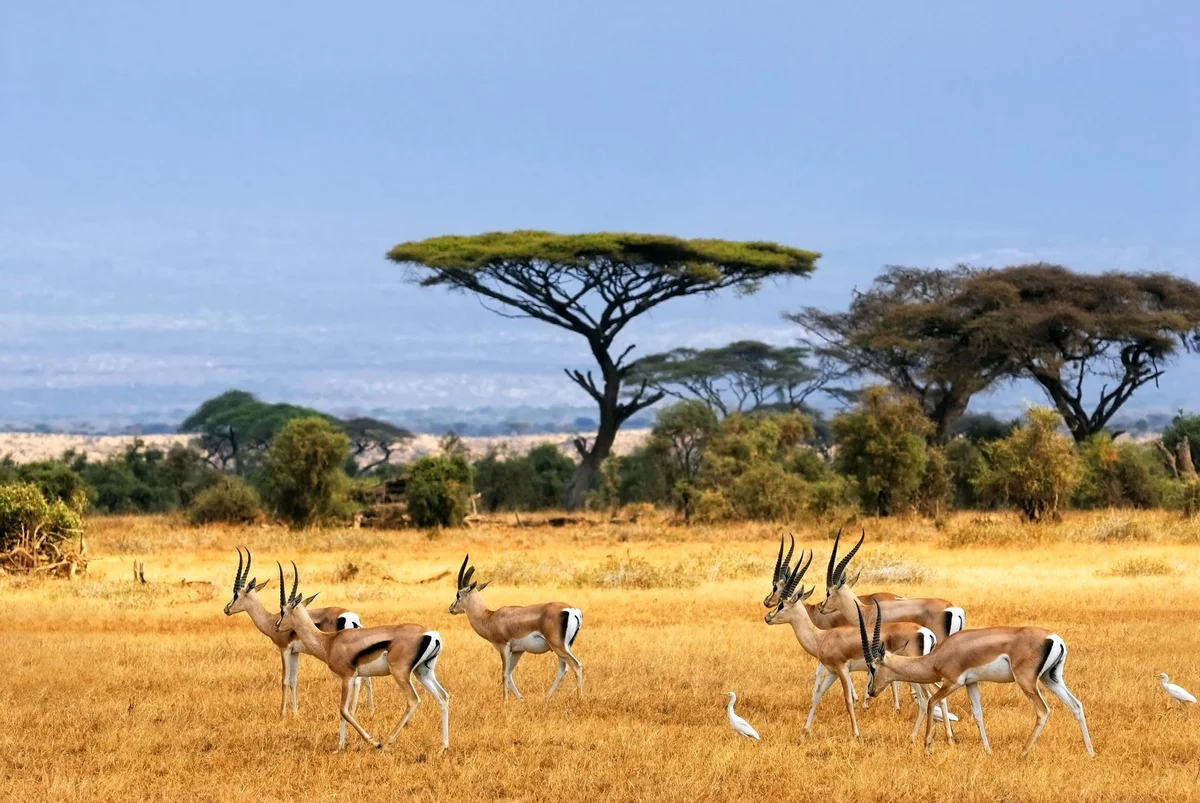
#> input picture project_2/images/image.jpg, 1200 x 803 px
$ jupyter execute lab2.ipynb
#> lines starting #> are read from the running program, lines starting #| are printed output that depends on the picture
[cell 1]
import cv2
import numpy as np

image = cv2.imread('images/image.jpg')
#> image is the input picture: shape (803, 1200, 3); mean B, G, R 142.3, 155.7, 163.2
#смещение картинки
rows, cols = image.shape[:2]
#> rows = 803; cols = 1200
translation_matrix = np.float32([[1,0,200], [0,1,400]])
image_new = cv2.warpAffine(image, translation_matrix, (cols, rows))
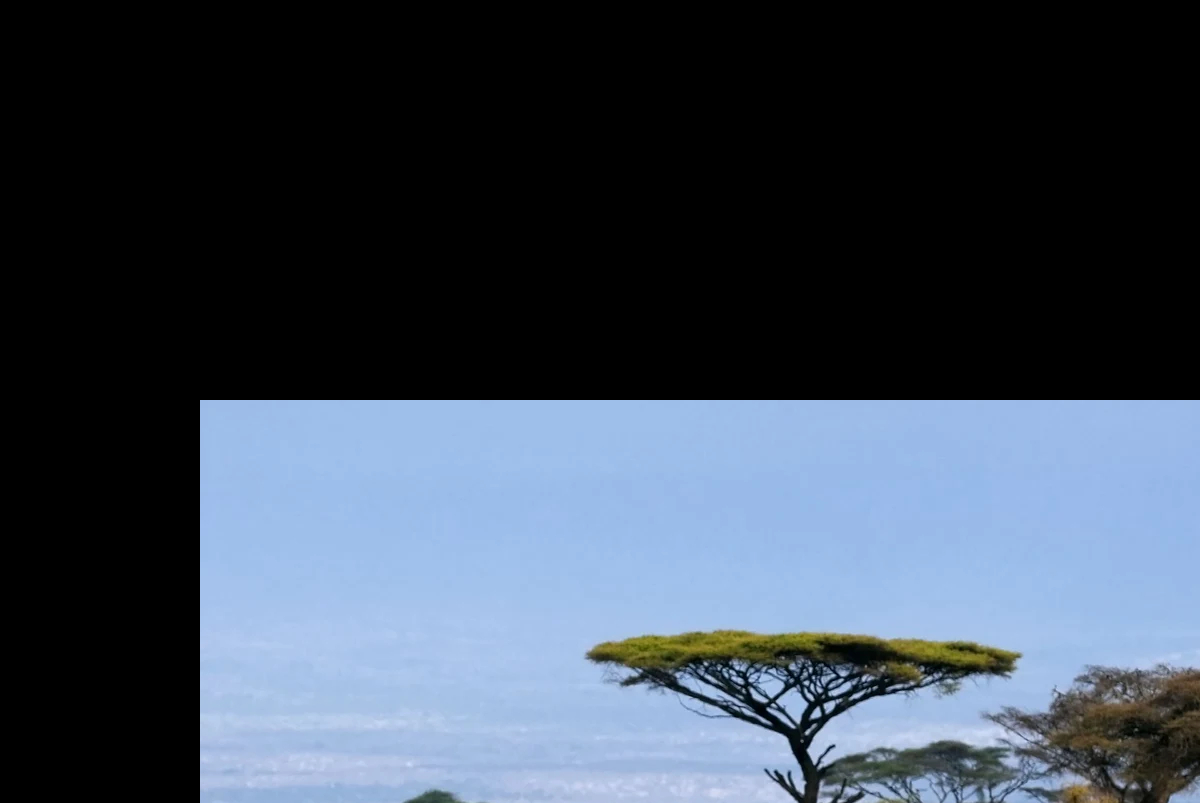
#> image_new: shape (803, 1200, 3); mean B, G, R 87.4, 72.9, 62

cv2.imwrite('images/image_new.jpg', image_new)
#> Out = True

[cell 2]
image = cv2.imread('images/image.jpg')
#поворот картинки
rows, cols = image.shape[:2]
rotation_matrix = cv2.getRotationMatrix2D((cols/2, rows/2), 90, 1)
img_turn = cv2.warpAffine(image, rotation_matrix, (cols, rows))
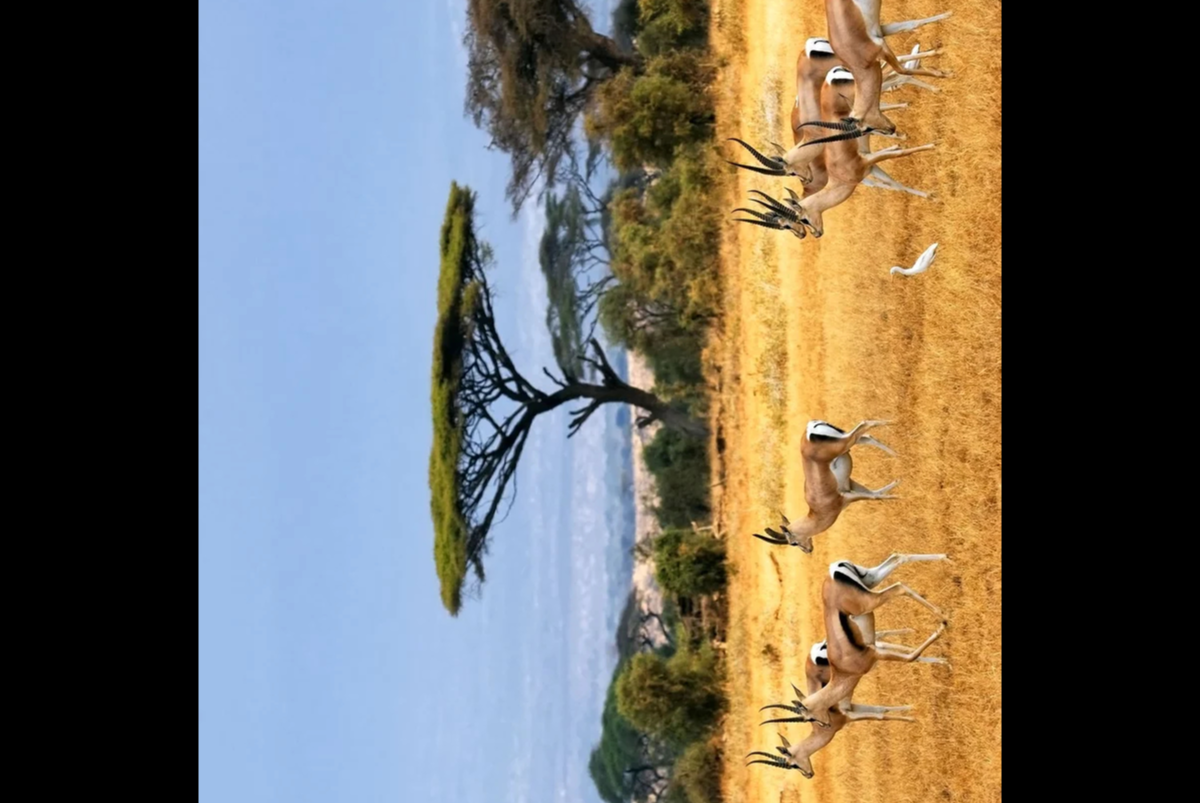
#> img_turn: shape (803, 1200, 3); mean B, G, R 94.1, 102.8, 107.5

cv2.imwrite('images/image_turn.jpg', img_turn)
#> Out = True

[cell 3]
#аффинные 2шт
import numpy as np
image = cv2.imread('images/image.jpg')

rows, cols = image.shape[:2]
src_points = np.float32([[0,0], [cols-1,0], [0,rows-1]])
#> src_points = [[0, 0], [1199, 0], [0, 802]]
dst_points = np.float32( [[0,0], [int(0.6*(cols-1)),0], [int(0.4*(cols-1)),rows - 1]])
#> dst_points = [[0, 0], [719, 0], [479, 802]]
affine_matrix = cv2.getAffineTransform(src_points, dst_points)
#> affine_matrix = [[0.6, 0.597, 0], [0, 1, 0]]
img_output = cv2.warpAffine(image, affine_matrix, (cols,rows))
cv2.imwrite('images/image_af1.jpg', img_output)

src_points = np.float32([[0,0], [cols-1,0], [0,rows-1]])
dst_points = np.float32([[cols-1,0], [0,0], [cols-1,rows-1]])
affine_matrix = cv2.getAffineTransform(src_points, dst_points)
img_output = cv2.warpAffine(image, affine_matrix, (cols,rows))
cv2.imwrite('images/image_af2.jpg', img_output)
#> Out = True

[cell 4]
src_points = np.float32([[0,0], [cols-1,0], [0,rows-1], [cols-1,rows-1]])
dst_points = np.float32([[0,0], [cols-1,0], [int(0.33*cols),rows-1], [int(0.66*cols),rows-1]])
projective_matrix = cv2.getPerspectiveTransform(src_points, dst_points)
img_output = cv2.warpPerspective(image, projective_matrix, (cols,rows))
cv2.imwrite('images/image_pr1.jpg', img_output)
#> Out = True

[cell 5]
#image warping
import math
# Vertical wave
img_output = np.zeros(image.shape, dtype=image.dtype)
for i in range(rows):
    for j in range(cols):
        offset_x = int(25.0*math.sin(2*3.14*i/180))
        offset_y = 0
        if j+offset_x < rows:
            img_output[i,j] = image[i,(j+offset_x)%cols]
        else:
            img_output[i,j] = 0
cv2.imwrite('images/Vertical_wave.jpg', img_output)
# Horizontal wave
img_output = np.zeros(image.shape, dtype=image.dtype)
for i in range(rows):
    for j in range(cols):
        offset_x = 0
        offset_y = int(16.0*math.sin(2*3.14*j/150))
        if i+offset_y < rows:
            img_output[i,j] = image[(i+offset_y)%rows,j]
        else:
            img_output[i,j] = 0
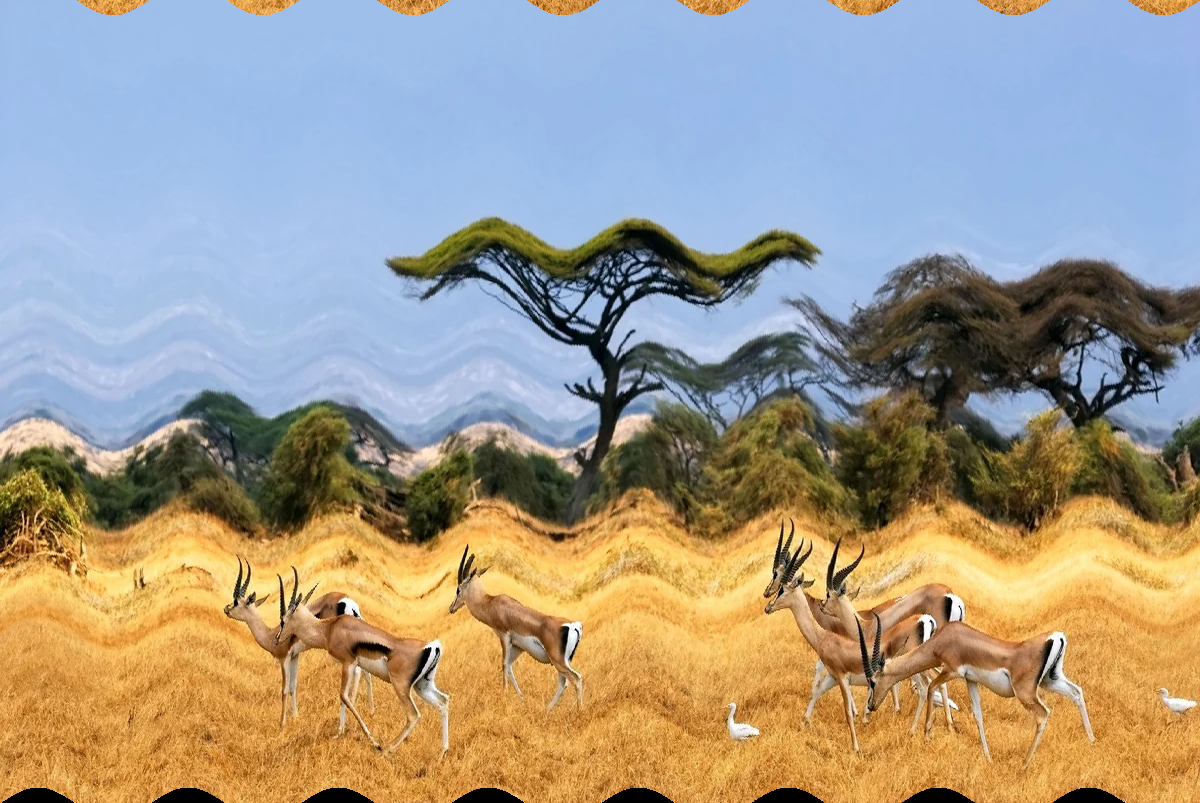
#> img_output: shape (803, 1200, 3); mean B, G, R 140.9, 154.6, 162.3
cv2.imwrite('images/Horizontal_wave.jpg', img_output)
#> Out = True

[cell 6]
#4 части
import cv2

image = cv2.imread('images/image.jpg')

part1 = image[0:401, 600:1199]
part2 = image[0:401, 0:599]
part3 = image[402:802, 0:599]
part4 = image[402:802, 600:1199]

#1ая
part1[:, :, 0] = 0

#2ая
num_rows, num_cols = part2.shape[:2]
rotation_matrix = cv2.getRotationMatrix2D((num_cols/2,
num_rows/2), 180, 1)
image[0:401, 0:599] = cv2.warpAffine(part2, rotation_matrix,
(num_cols, num_rows))

#3я
part3 += part4

#4ая
image[402:601, 900:1199] = image[200:399, 900:1199]
image[402:601, 600:899] = image[0:199, 0:299]
image[602:802, 600:899] = image[602:802, 0:299]

#рамка
BLUE = [255, 0, 0]
image = cv2.copyMakeBorder(image,10,10,10,10,cv2.BORDER_CONSTANT,value=BLUE)
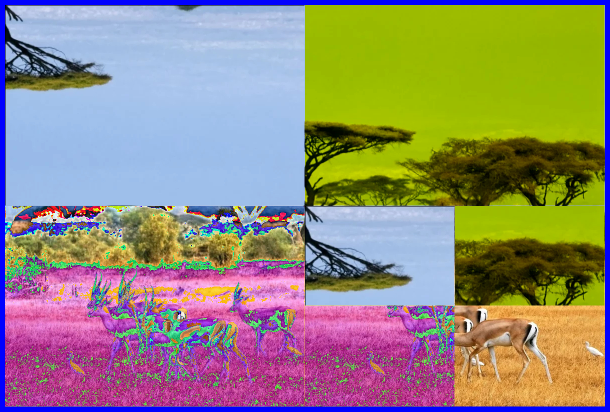
#> image: shape (823, 1220, 3) (shown at 1/2 size); mean B, G, R 121.5, 138.7, 147.7

cv2.imwrite('images/parts.jpg', image)
#> Out = True

[cell 7]
#нарисуем льва
image = cv2.imread('images/image.jpg')

cv2.rectangle(image,(150,700),(300,750),(0,205,255),-1)
cv2.rectangle(image,(150,700),(300,750),(0,205,255),-1)

cv2.circle(image,(339,665), 50, (0,135,255), -1)
cv2.circle(image,(339,665), 30, (0,205,255), -1)

cv2.circle(image,(349,655), 3, (0,0,0), -1)
#> image: shape (803, 1200, 3); mean B, G, R 141.1, 156.4, 164.2
cv2.circle(image,(329,655), 3, (0,0,0), -1)
#> image: shape (803, 1200, 3); mean B, G, R 141.1, 156.4, 164.2

cv2.circle(image,(339,665), 6, (0,0,0), -1)
#> image: shape (803, 1200, 3); mean B, G, R 141.1, 156.4, 164.1
x=22
pts = np.array([[302+x,700-x],[307+x,705-x],[312+x,700-x],[317+x,705-x],[322+x,700-x],[327+x,705-x],[332+x,700-x]])
cv2.polylines(image,[pts],False,(0,0,0), 2)
#> image: shape (803, 1200, 3); mean B, G, R 141.1, 156.4, 164.1

cv2.ellipse(image,(155,777),(25,10),90,30,180,(0,205,255),-1)
#> image: shape (803, 1200, 3); mean B, G, R 141.1, 156.4, 164.1
cv2.ellipse(image,(295,777),(25,10),90,30,180,(0,205,255),-1)
#> image: shape (803, 1200, 3); mean B, G, R 141, 156.4, 164.1
cv2.ellipse(image,(165,777),(25,10),90,30,180,(0,205,255),-1)
cv2.ellipse(image,(285,777),(25,10),90,30,180,(0,205,255),-1)
#> image: shape (803, 1200, 3); mean B, G, R 141, 156.4, 164.2

pts = np.array([[144,700],[130,680],[120,710],[100,690]])
cv2.polylines(image,[pts],False,(0,205,255), 3)
cv2.circle(image,(100,690), 6, (0,135,255), -1)
#> image: shape (803, 1200, 3); mean B, G, R 141, 156.5, 164.2
font = cv2.FONT_HERSHEY_SIMPLEX
cv2.putText(image,'Lion',(330,780), font, 2, (255,255,255), 3, cv2.LINE_AA)
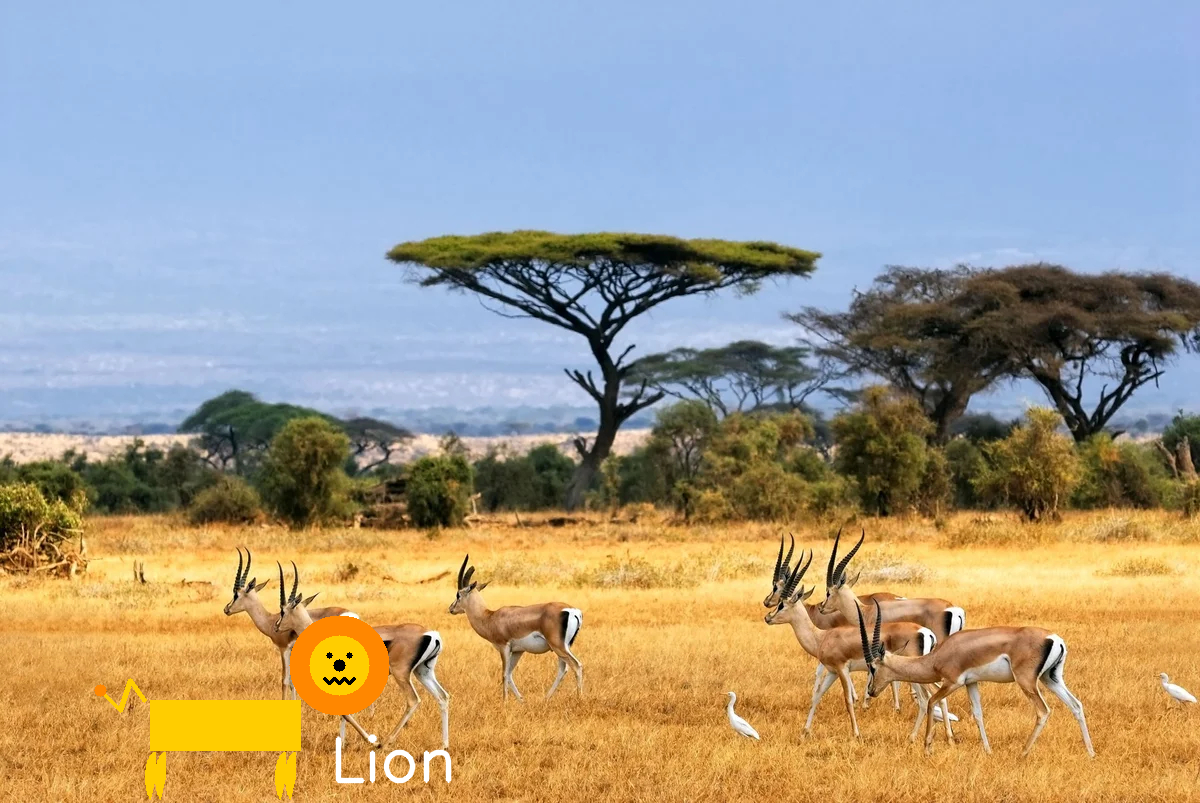
#> image: shape (803, 1200, 3); mean B, G, R 141.3, 156.6, 164.3

cv2.imwrite('images/lion.jpg', image)
#> Out = True

$ run again, with project_2/images/Vertical_wave.jpg copied over project_2/images/image.jpg
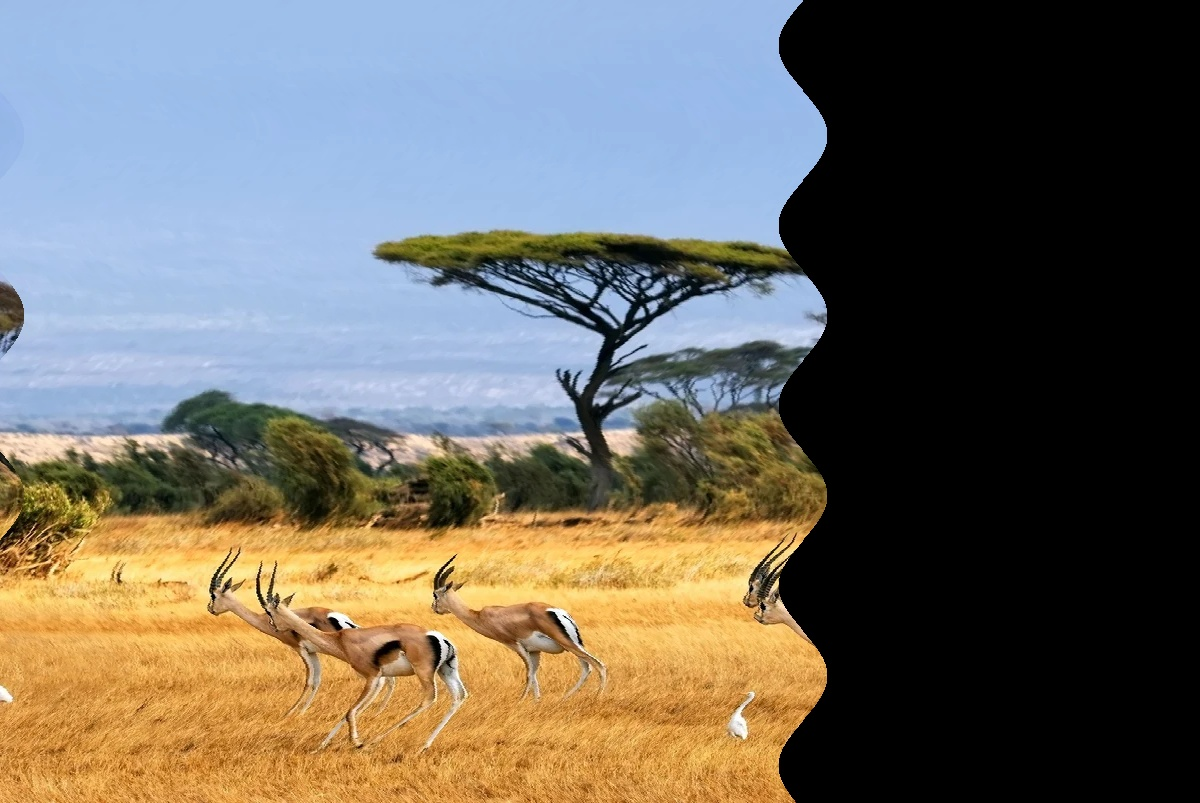
#> input picture project_2/images/Vertical_wave.jpg, 1200 x 803 px
#> image is the input picture: shape (803, 1200, 3); mean B, G, R 98.3, 107, 111.4
#> `cv2.imwrite('images/image_new.jpg', image_new)`: Out = True
#> after the loop `for i in range(rows):`:
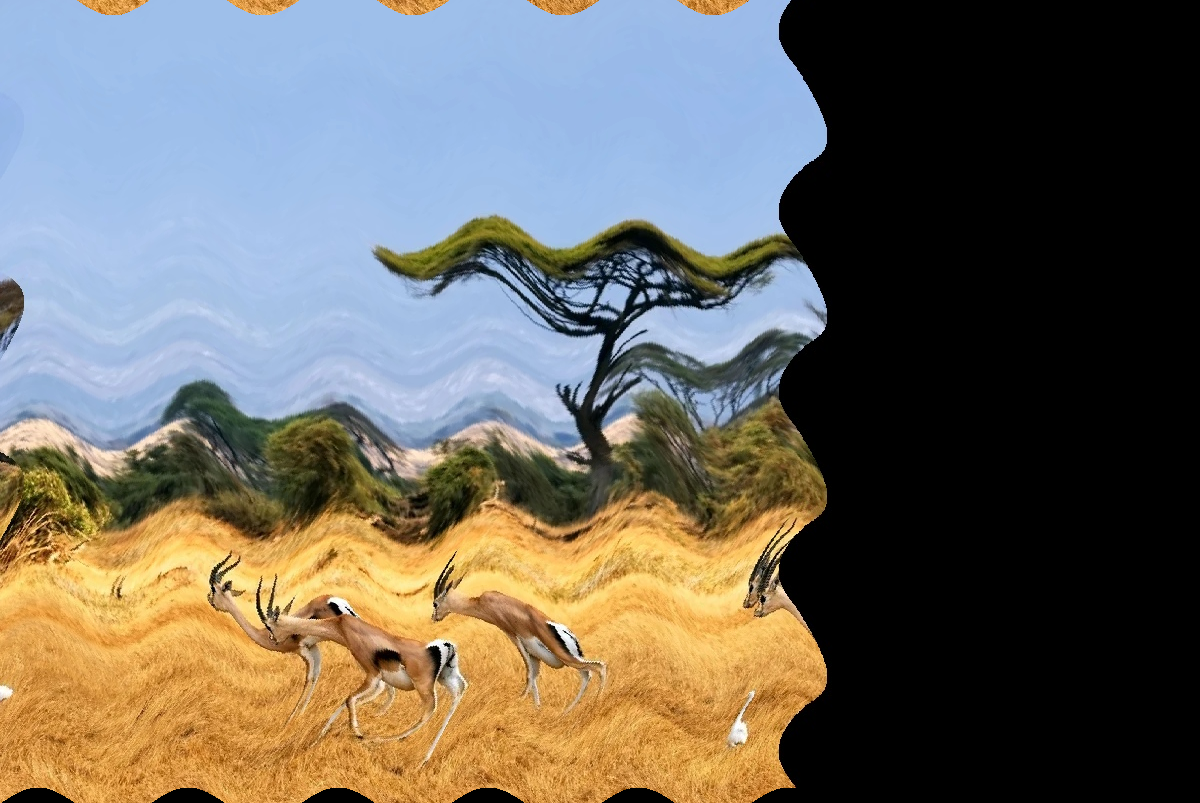
#> img_output: shape (803, 1200, 3); mean B, G, R 97.3, 106.2, 110.7
#> `cv2.circle(image,(339,665), 30, (0,205,255), -1)`:
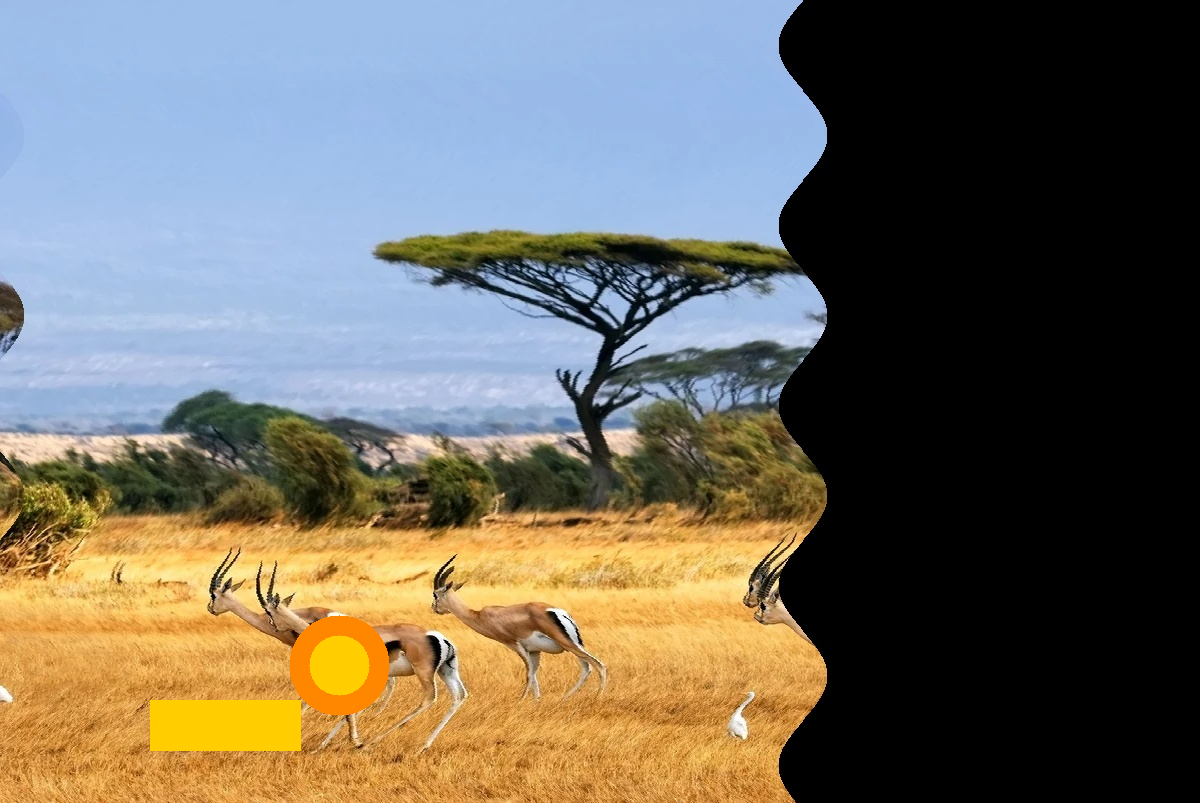
#> image: shape (803, 1200, 3); mean B, G, R 97.1, 107.7, 112.4
